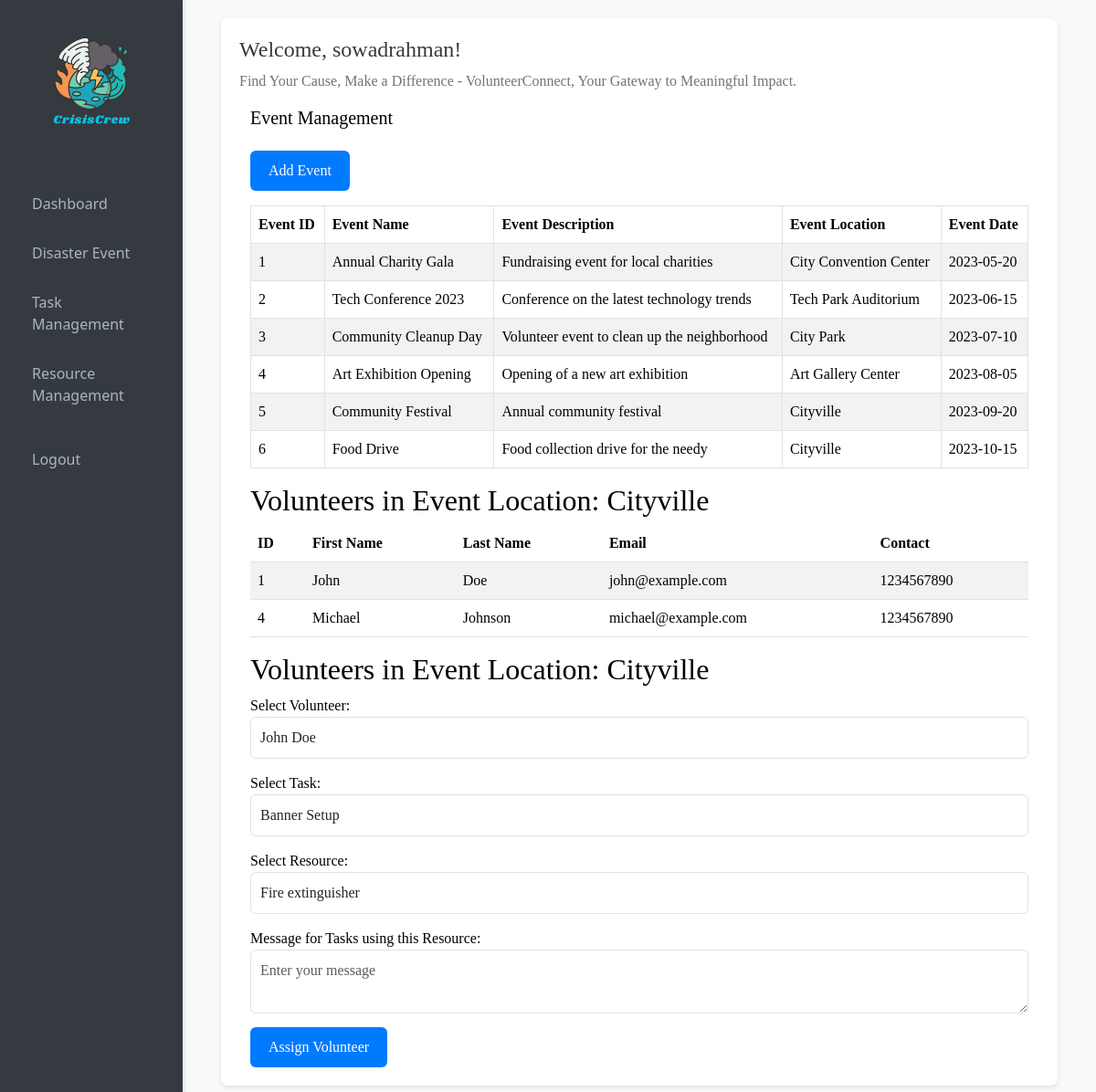
The app's page /disaster_event.php (signed in) with its own data.
### tables this page shows
CREATE TABLE `event` (
  `event_id` INT AUTO_INCREMENT PRIMARY KEY,
  `name` VARCHAR(255) NOT NULL,
  `description` TEXT,
  `location` VARCHAR(255),
  `date` DATE,
  `address` TEXT
);

CREATE TABLE `volunteers` (
    `id` INT AUTO_INCREMENT PRIMARY KEY,
    `firstName` VARCHAR(255) NOT NULL,
    `lastName` VARCHAR(255) NOT NULL,
    `email` VARCHAR(255) NOT NULL,
    `contact` VARCHAR(255),
    `username` VARCHAR(255) NOT NULL,
    `password` VARCHAR(255) NOT NULL,
    `address` TEXT,
    `location` VARCHAR(255),
    `gender` ENUM('male', 'female', 'other') NOT NULL,
    `bloodGroup` VARCHAR(255),
    `DOB` DATE,
    `skills` TEXT
);

### disaster_event.php (the view, shortened to what this page needs)
<!DOCTYPE html>
<html lang="en">
  <head>
    <link
      rel="stylesheet"
      href="https://cdn.jsdelivr.net/npm/bootstrap/dist/css/bootstrap.min.css"
    />
    <link rel="stylesheet" href="css/style.css" />
  </head>
  <body>
    <div class="container-fluid">
      <div class="row">
        <nav class="col-12 col-md-3 col-lg-2 sidebar">
          <a href="index.php">
            <img src="images/CrisisCrew.png" alt="logo" class="img-fluid" />
          </a>
          <div class="list-group mt-3">
            <a href="admin_dashboard.php">Dashboard</a>
            <a href="disaster_event.php">Disaster Event</a>
            <a href="task_management.php">Task Management</a>
            <a href="resource_management.php">Resource Management</a>
          </div>
          <footer class="mt-3">
            <a href="index.php" style="color: #adb5bd">Logout</a>
          </footer>
        </nav>
        <div class="col-lg-10 col-md-9 col-12">
          <div class="welcome-message">
            <h4 style="color: #343a40">Welcome, <?php echo htmlspecialchars($_SESSION['username']); ?>!</h4>
            <p style="color: #6c757d">
              Find Your Cause, Make a Difference - VolunteerConnect, Your
              Gateway to Meaningful Impact.
            </p>
                <div class="container">
                  <h5 class="text-left mb-4">Event Management</h5>
                  <a href="add_event.php" class="btn btn-primary mb-3">Add Event</a>
                  <div class="table-responsive">
                  <?php
$servername = "localhost";
$dbUsername = "sowadrahman";
$dbPassword = "kikhobor";
$dbname = "crisiscrew20";
$conn = new mysqli($servername, $dbUsername, $dbPassword, $dbname);
$eventLocation = "";
$sql = "SELECT event_id, name, description, location, date FROM event";
$result = $conn->query($sql);
if ($result->num_rows > 0) {
    echo '<table class="table table-striped table-bordered">';
    echo '<thead class="thead-dark">';
    echo '<tr>';
    echo '<th scope="col">Event ID</th>';
    echo '<th scope="col">Event Name</th>';
    echo '<th scope="col">Event Description</th>';
    echo '<th scope="col">Event Location</th>';
    echo '<th scope="col">Event Date</th>';
    echo '</tr>';
    echo '</thead>';
    echo '<tbody>';
    while ($row = $result->fetch_assoc()) {
        $eventLocation = $row['location'];
        echo '<tr>';
        echo '<td>' . $row['event_id'] . '</td>';
        echo '<td>' . $row['name'] . '</td>';
        echo '<td>' . $row['description'] . '</td>';
        echo '<td>' . $row['location'] . '</td>';
        echo '<td>' . $row['date'] . '</td>';
        echo '</tr>';
    }
    echo '</tbody>';
    echo '</table>';
} else {
    echo "No records found";
}
if (!empty($eventLocation)) {
  $sql = "SELECT id, firstName, lastName, email, contact FROM volunteers WHERE location = ?";
  $stmt = $conn->prepare($sql);
  $stmt->bind_param("s", $eventLocation);
  if ($stmt->execute()) {
      $result = $stmt->get_result();
      if ($result->num_rows > 0) {
          echo '<h2>Volunteers in Event Location: ' . $eventLocation . '</h2>';
          echo '<table class="table table-striped">';
          echo '<thead class="thead-dark">';
          echo '<tr>';
          echo '<th scope="col">ID</th>';
          echo '<th scope="col">First Name</th>';
          echo '<th scope="col">Last Name</th>';
          echo '<th scope="col">Email</th>';
          echo '<th scope="col">Contact</th>';
          echo '</tr>';
          echo '</thead>';
          echo '<tbody>';
          while ($volunteer = $result->fetch_assoc()) {
              echo '<tr>';
              echo '<td>' . $volunteer['id'] . '</td>';
              echo '<td>' . $volunteer['firstName'] . '</td>';
              echo '<td>' . $volunteer['lastName'] . '</td>';
              echo '<td>' . $volunteer['email'] . '</td>';
              echo '<td>' . $volunteer['contact'] . '</td>';
              echo '</tr>';
          }
          echo '</tbody>';
          echo '</table>';
      } else {
          echo "No volunteers found in the event location.";
      }
  } else {
      echo "Error executing query: " . $stmt->error;
  }
}
if (!empty($eventLocation)) {
  $sql = "SELECT id, firstName, lastName FROM volunteers WHERE location = ?";
  $stmt = $conn->prepare($sql);
  $stmt->bind_param("s", $eventLocation);
  if ($stmt->execute()) {
      $result = $stmt->get_result();
      if ($result->num_rows > 0) {
          echo '<h2>Volunteers in Event Location: ' . $eventLocation . '</h2>';
          echo '<form method="POST" action="assigne_process.php">';
          echo '<div class="form-group">';
          echo '<label for="id">Select Volunteer:</label>';
          echo '<select class="form-control" name="id" id="id" required>';
          while ($row = $result->fetch_assoc()) {
              echo '<option value="' . $row['id'] . '">' . $row['firstName'] . ' ' . $row['lastName'] . '</option>';
          }
          echo '</select>';
          echo '</div>';
          echo '<div class="form-group">';
          echo '<label for="task_id">Select Task:</label>';
          echo '<select class="form-control" name="task_id" id="task_id" required>';
          $sql = "SELECT task_id, name FROM task_event";
          $result = $conn->query($sql);
          if ($result->num_rows > 0) {
              while ($row = $result->fetch_assoc()) {
                  echo '<option value="' . $row['task_id'] . '">' . $row['name'] . '</option>';
              }
          }
          echo '</select>';
          echo '</div>';
          echo '<div class="form-group">';
          echo '<label for="resource_id">Select Resource:</label>';
          echo '<select class="form-control" name="resource_id" id="resource_id" required>';
          $sql = "SELECT resource_id, name FROM resource";
          $result = $conn->query($sql);
          if ($result->num_rows > 0) {
              while ($row = $result->fetch_assoc()) {
                  echo '<option value="' . $row['resource_id'] . '">' . $row['name'] . '</option>';
              }
          }
          echo '</select>';
          echo '</div>';
          echo '<div class="form-group">';
          echo '<label for="message">Message for Tasks using this Resource:</label>';
          echo '<textarea class="form-control" id="message" name="message" placeholder="Enter your message" required></textarea>';
          echo '</div>';
          echo '<button type="submit" class="btn btn-primary">Assign Volunteer</button>';
          echo '</form>';
      } else {
          echo "No volunteers found in the event location.";
      }
  } else {
      echo "Error executing query: " . $stmt->error;
  }
}
?>
                  </div>
                </div>
          </div>
        </div>
      </div>
    </div>
  </body>
</html>

### css/style.css (style rules this page uses)
.form-group { margin-bottom: 15px; }
.form-control { width: 100%; padding: 10px; font-size: 16px; }
.btn-primary { background-color: #007bff; color: #fff; border: none; padding: 10px 20px; cursor: pointer; }
.sidebar { background-color: #1f1c3b; padding: 20px; color: aliceblue; }
.sidebar a { color: aliceblue; text-decoration: none; background-color: transparent; transition: background-color 0.3s ease, color 0.3s ease; padding: 15px; display: block; }
.welcome-message { color: black; font-family: "Google Sans"; margin: 30px; padding: 30px; }

### disaster_event.php (style rules this page uses)
body { background-color: #f8f9fa; }
.sidebar { background-color: #343a40; color: #dee2e6; box-shadow: 2px 0 5px rgba(0, 0, 0, 0.1); }
.list-group a { color: #adb5bd; }
.welcome-message { background-color: #ffffff; padding: 20px; border-radius: 8px; box-shadow: 0 2px 5px rgba(0, 0, 0, 0.1); margin-top: 20px; }
.table th, .table td { border-color: #dee2e6; }

### records on screen
event: event_id "1", name "Annual Charity Gala", description "Fundraising event for local charities", location "City Convention Center", date "2023-05-20"
event: event_id "2", name "Tech Conference 2023", description "Conference on the latest technology trends", location "Tech Park Auditorium", date "2023-06-15"
event: event_id "3", name "Community Cleanup Day", description "Volunteer event to clean up the neighborhood", location "City Park", date "2023-07-10"
event: event_id "4", name "Art Exhibition Opening", description "Opening of a new art exhibition", location "Art Gallery Center", date "2023-08-05"
event: event_id "5", name "Community Festival", description "Annual community festival", location "Cityville", date "2023-09-20"
event: event_id "6", name "Food Drive", description "Food collection drive for the needy", location "Cityville", date "2023-10-15"
volunteers: id "1", firstName "John", lastName "Doe", email "john@example.com", contact "1234567890"
volunteers: id "4", firstName "Michael", lastName "Johnson", email "michael@example.com", contact "1234567890"

### other values on screen
$_SESSION['username'] "sowadrahman"
form field id "John Doe"
form field task_id "Banner Setup"
form field resource_id "Fire extinguisher"
